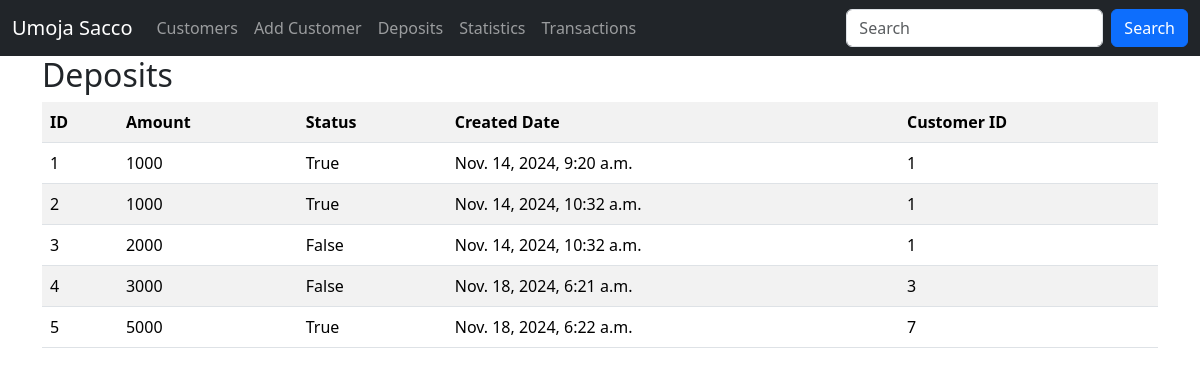
/deposits (signed in), run on the app's committed database.
### sacco/models.py (models this page shows, shortened)
class Deposit(models.Model):
    amount = models.IntegerField()
    status = models.BooleanField(default=False)
    customer = models.ForeignKey(Customer, on_delete=models.CASCADE)
    created_at = models.DateTimeField(auto_now_add=True)
    updated_at = models.DateTimeField(auto_now=True)
    class Meta:
        db_table = 'deposits'

### sacco/views.py (the view)
# urls.py: path('deposits', views.deposits, name='deposits'),
@login_required
def deposits(request):
    data = Deposit.objects.all()
    return render(request, "deposits.html", {"deposits": data})

### templates/deposits.html (shortened to what this page needs)
{% extends 'master.html' %}
{% block content %}
    <div class="container">
        <h2>Deposits</h2>
        <table class="table table-striped">
            <tr>
                <th>ID</th>
                <th>Amount</th>
                <th>Status</th>
                <th>Created Date</th>
                <th>Customer ID</th>
            </tr>
            {% for deposit in deposits  %}
            	<tr>
                    <td>{{deposit.id}}</td>
                    <td>{{deposit.amount}}</td>
                    <td>{{deposit.status}}</td>
                    <td>{{deposit.created_at}}</td>
                    <td>{{deposit.customer_id}}</td>
                </tr>
            {% empty %}
            	<p>No Deposits in the Sacco</p>
            {% endfor %}
        </table>
    </div>
{% endblock %}

### data on the page
Deposit: id "1", amount "1000", status "True", created_at "Nov. 14, 2024, 9:20 a.m.", customer_id "1"
Deposit: id "2", amount "1000", status "True", created_at "Nov. 14, 2024, 10:32 a.m.", customer_id "1"
Deposit: id "3", amount "2000", status "False", created_at "Nov. 14, 2024, 10:32 a.m.", customer_id "1"
Deposit: id "4", amount "3000", status "False", created_at "Nov. 18, 2024, 6:21 a.m.", customer_id "3"
Deposit: id "5", amount "5000", status "True", created_at "Nov. 18, 2024, 6:22 a.m.", customer_id "7"
